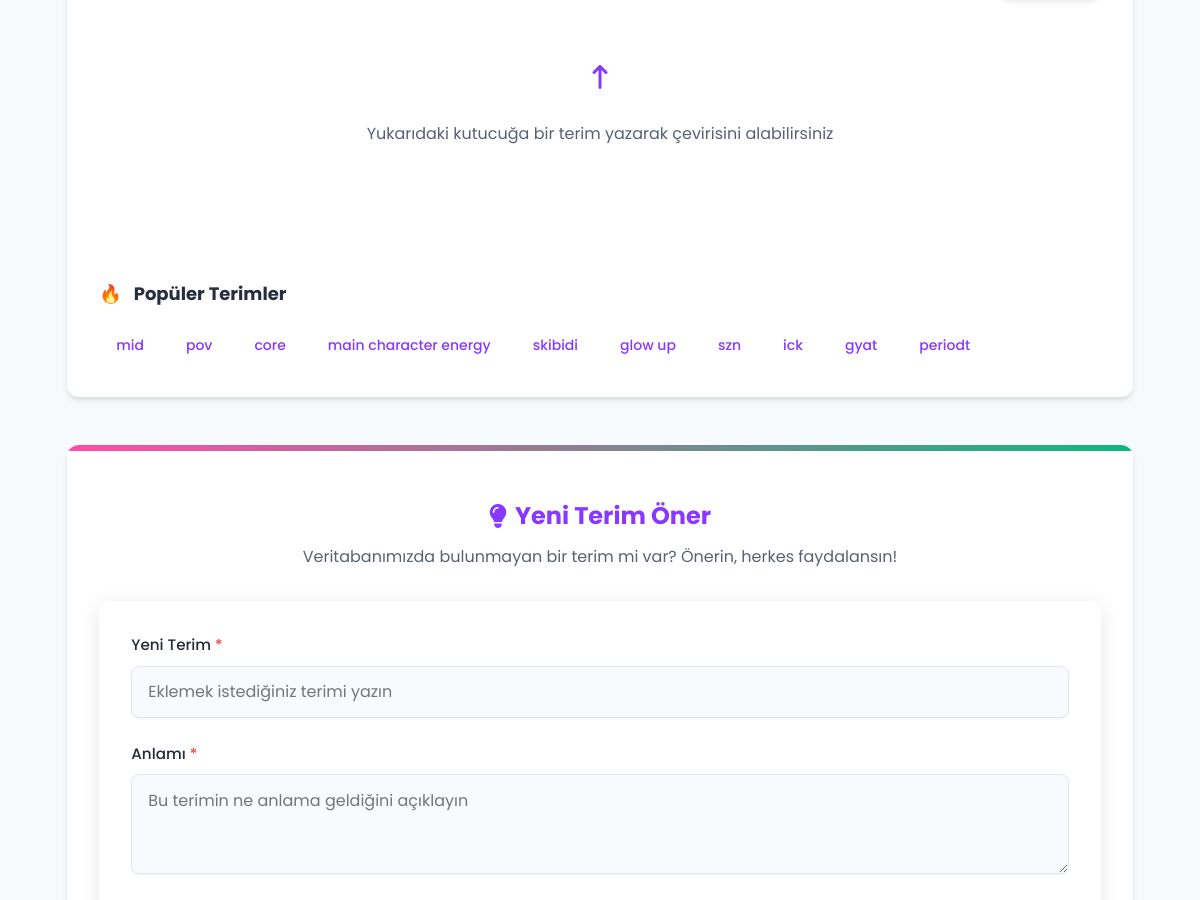
/ (middle part), run on an earlier commit of the app's database.
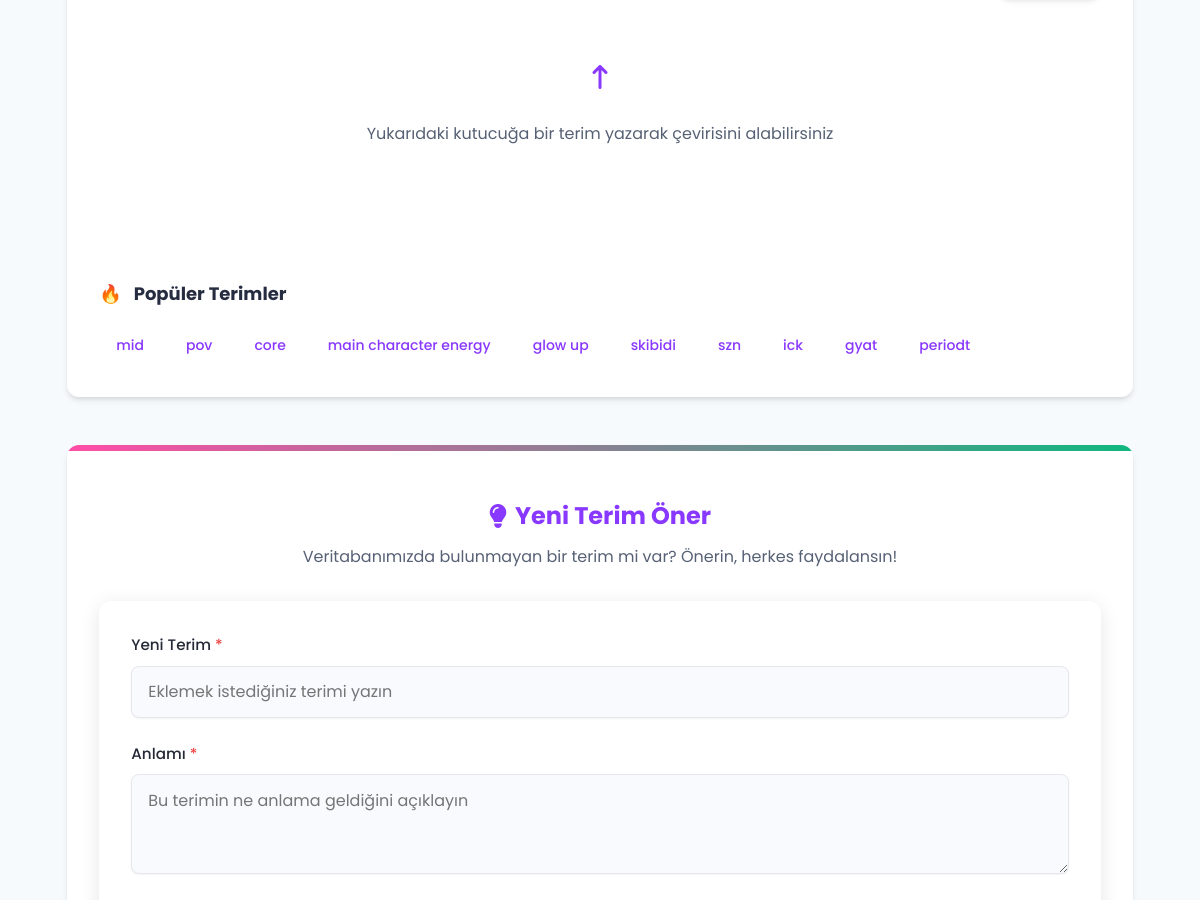
And on a later commit of the database.
### tables this page shows
CREATE TABLE words (
        id INTEGER PRIMARY KEY AUTOINCREMENT,
        word TEXT UNIQUE NOT NULL,
        meaning TEXT NOT NULL,
        created_at TIMESTAMP DEFAULT CURRENT_TIMESTAMP,
        updated_at TIMESTAMP DEFAULT CURRENT_TIMESTAMP,
        suggested_by TEXT
    , votes_up INTEGER DEFAULT 0, votes_down INTEGER DEFAULT 0, is_approved INTEGER DEFAULT 0, approved_by INTEGER, approved_at TIMESTAMP);

### app.py (the view, shortened to what this page needs)
@app.route('/')
def index():
    try:
        user = None
        is_user_admin = False
        try:
            top_contributors = get_top_contributors(5)
        except Exception as e:
            logger.error(f"En iyi katkıda bulunanlar alınırken hata: {e}")
            top_contributors = []
        try:
            popular_words = get_popular_words(10)
            logger.info(f"Popüler kelimeler: {popular_words}")
            for word in popular_words:
                logger.info(f"Kelime: {word}")
        except Exception as e:
            logger.error(f"Popüler kelimeler alınırken hata: {e}")
            import traceback
            logger.error(f"Hata detayı: {traceback.format_exc()}")
            popular_words = []
        return render_template('index.html', user=user, top_contributors=top_contributors, popular_words=popular_words, is_admin=is_user_admin)
    except Exception as e:
        logger.error(f"Ana sayfa yüklenirken beklenmeyen hata: {e}")
        return render_template('error.html', error_message="Üzgünüz, bir hata oluştu. Lütfen daha sonra tekrar deneyiniz."), 500

### db_config.py (called while the page is built)
def get_db_connection():
    if 'DATABASE_URL' in os.environ or 'PGDATABASE' in os.environ:
        logger.info("PostgreSQL veritabanı kullanılıyor (Railway)")
        return get_postgres_connection()
    else:
        logger.info("SQLite veritabanı kullanılıyor (Railway PostgreSQL bulunamadı)")
        return get_sqlite_connection()

### models.py (called while the page is built)
def get_param_placeholder(conn):
    if hasattr(conn, 'cursor_factory') or 'psycopg2' in str(type(conn)):
        return '%s'  # PostgreSQL bağlantısı
    else:
        return '?'  # SQLite bağlantısı

### templates/index.html (shortened to what this page needs)
{% extends 'base.html' %}
{% block content %}
<section class="translator-section">
    <div class="result-container" id="result-container">
        <div class="result-placeholder" id="result-placeholder">
            <i class="fas fa-arrow-up-long"></i>
            <p>Yukarıdaki kutucuğa bir terim yazarak çevirisini alabilirsiniz</p>
        </div>
    </div>
    <div class="popular-words">
        <h3>Popüler Terimler</h3>
        <div class="word-chips">
            {% if popular_words %}
                {% for word in popular_words %}
                    <span class="word-chip" data-term="{{ word.word }}">{{ word.word }}</span>
                {% endfor %}
            {% else %}
                <p class="no-words-message">Henüz popüler terim bulunmuyor.</p>
            {% endif %}
        </div>
    </div>
</section>
<section class="suggestion-section">
    <div class="section-header">
        <h2><i class="fas fa-lightbulb"></i> Yeni Terim Öner</h2>
        <p class="section-intro">Veritabanımızda bulunmayan bir terim mi var? Önerin, herkes faydalansın!</p>
    </div>
    <form id="suggestion-form" action="{{ url_for('suggest') }}" method="post" class="form-container">
        <div class="form-group">
            <label for="new_term">Yeni Terim <span class="required">*</span></label>
            <input type="text" id="new_term" name="word" placeholder="Eklemek istediğiniz terimi yazın" required>
        </div>
        <div class="form-group">
            <label for="meaning">Anlamı <span class="required">*</span></label>
            <textarea id="meaning" name="meaning" placeholder="Bu terimin ne anlama geldiğini açıklayın" required></textarea>
        </div>
    </form>
</section>
{% endblock %}

What changed in the data, as far as the page shows it:
changed words "glow up": moves up the list
